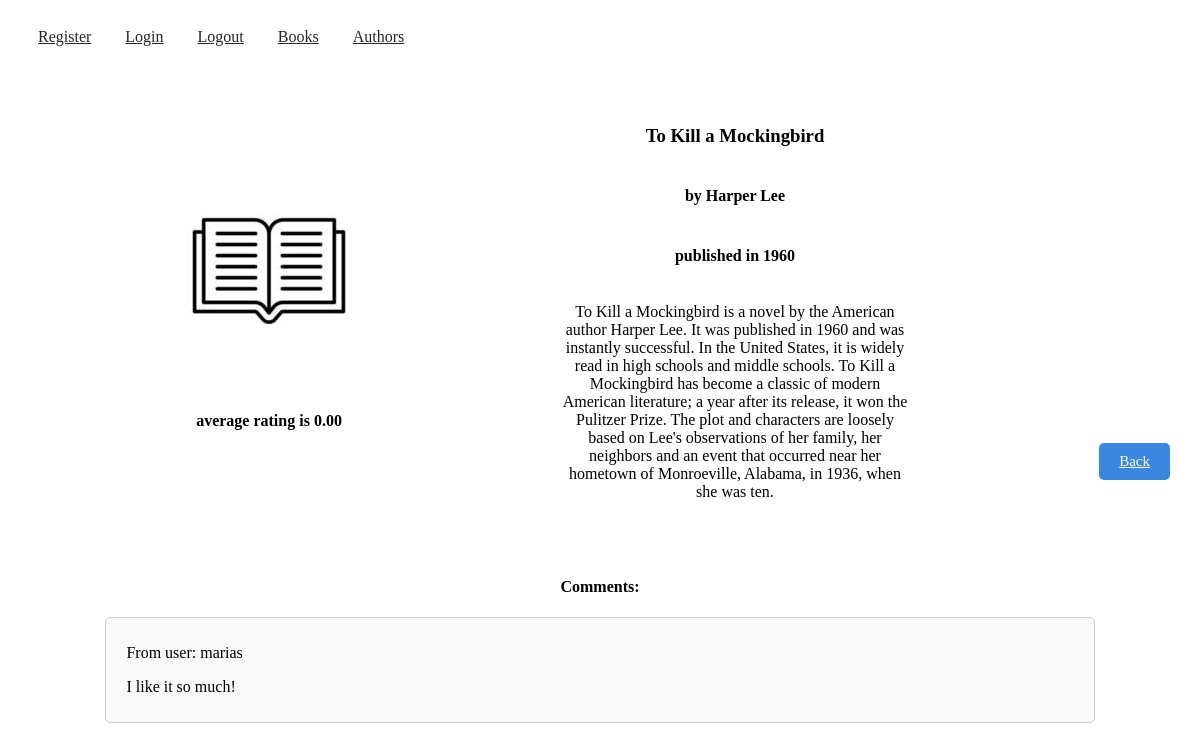
Screenshot of /20/ with the database file from the repository.
### books/models.py (models this page shows, shortened)
class Book(models.Model):
    title = models.CharField(max_length=100)
    author = models.ForeignKey('authors.Author', on_delete=models.RESTRICT)
    publication_year = models.IntegerField(
        validators=[MinValueValidator(limit_value=1)])
    description = models.TextField(max_length=600)
    cover = models.ImageField(upload_to='books/', default='books/book-icon.jpg')
    average_rating = models.FloatField(default=0)
    date_of_publication = models.DateField(auto_now_add=True)
    date_of_update = models.DateField(auto_now=True)
    class Meta:
        verbose_name = "Book"
        verbose_name_plural = "Books"
        ordering = ['-date_of_publication']
    def __str__(self):
        return self.title

class Comment(models.Model):
    book = models.ForeignKey(Book, on_delete=models.CASCADE)
    user = models.ForeignKey('users.CustomUser', on_delete=models.CASCADE)
    content = models.TextField(max_length=200)
    date_of_publication = models.DateField(auto_now_add=True)
    class Meta:
        verbose_name = "Comment"
        verbose_name_plural = "Comments"
        ordering = ['date_of_publication']

### authors/models.py (models this page shows, shortened)
class Author(models.Model):
    full_name = models.CharField(max_length=100)
    date_of_birth = models.DateField(
        validators=[MinValueValidator(limit_value=date(1, 1, 1))])
    biography = models.TextField(max_length=600)
    class Meta:
        verbose_name = "Author"
        verbose_name_plural = "Authors"
        ordering = ['full_name']

### users/models.py (models this page shows, shortened)
class CustomUser(AbstractUser):
    avatar = models.ImageField(upload_to='books/', default='users/profile-icon.jpg')

### books/views.py (the view)
# urls.py: path('<int:pk>/', BookDetailView.as_view(), name='book'),
class BookDetailView(DetailView):
    model = Book
    template_name = 'books/book_detail.html'
    context_object_name = 'book'

### templates/books/book_detail.html
{% extends 'base.html' %}
{% block content %}
<div class="detail-info">
    <div class="im">
        <img src="{{ book.cover.url }}" alt="Book Cover">
        <h4>average rating is <b>{{book.average_rating|floatformat:"2" }}</b></h4>
    </div>
    <div class="content">
        <h3>{{book}}</h3>
        <h4>by {{book.author.full_name}}</h4>
        <h4>published in {{book.publication_year}}</h4>
        <p class="description">{{book.description}}</p>
    </div>
</div>
        {% if user.is_authenticated %}
        <div class="abs-det">
            <a class="button" href="{% url 'book_update' pk=book.pk %}">Update book</a>
            <a class="button" href="{% url 'book_delete' pk=book.pk %}">Delete book</a>
            {% if not user.is_staff %}
            <a class="button" href="{% url 'book_add_comment' pk=book.pk %}">Left comment</a>
            <a class="button" href="{% url 'book_add_rate' pk=book.pk %}">Left rate</a>
            {% endif %}
            <a class="button" href="{% url 'books' %}">Back</a>
        </div>
        {% else %}
        <div class="abs-det">
            <a class="button" href="{% url 'books' %}">Back</a>
        </div>
        {% endif %}
          <h4>Comments:</h4>
          {% if book.comment_set.all%}
            {% for comment in book.comment_set.all %}
              <div class="comment">
                  <p>From user: {{comment.user.username}}</p>
                  <p>{{ comment.content }}</p>
              </div>
            {% endfor %}
          {% else %}
            <p>No comments</p>
          {% endif %}
{% endblock %}

### static/css/styles.css (style rules this page uses)
body { display: flex; align-items: center; flex-direction: column; justify-content: center; }
a { color: #24282C; }
.content { display: flex; flex-direction: column; align-items: center; justify-content: center; width: 50%; }
.im { display: flex; flex-direction: column; align-items: center; justify-content: center; gap: 20px; }
.description { width: 60%; word-wrap: break-word; text-align: center; }
.detail-info { display: flex; margin: 40px 0; column-gap: 70px; align-items: center; justify-content: center; }
.comment { width: 80%; height: auto; border: 1px solid #ccc; border-radius: 5px; background-color: #f9f9f9; padding: 10px 20px; margin-bottom: 20px; }
.comment p { word-wrap: break-word; }
.button { background-color: #3b87e0; color: #fff; padding: 10px 20px; border: none; border-radius: 5px; cursor: pointer; font-size: 15px; text-align: center; }
.abs-det { display: flex; flex-direction: column; row-gap: 20px; position: absolute; bottom: 40%; right: 30px; }

### rows the page displays
Book: cover (picture), average_rating "0.00", title "To Kill a Mockingbird", author.full_name "Harper Lee", publication_year "1960", description "To Kill a Mockingbird is a novel by the American author Harper Lee. It was published in 1960 and was instantly successful. In the United States, it is widely read in high schools and middle schools. To Kill a Mockingbird has become a classic of modern American literature; a year after its release, it won the Pulitzer Prize. The plot and characters are loosely based on Lee's observations of her family, her neighbors and an event that occurred near her hometown of Monroeville, Alabama, in 1936, when she was ten."
Comment: user.username "marias", content "I like it so much!"
